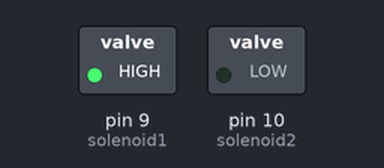
A sketch run on a simulated Arduino Nano, built with avr-gcc and run on an emulated ATmega328P. Shown: switched loads named in the sketch (green lamp = pin HIGH).

Above: at 0.5 s.
At 2.7 s:
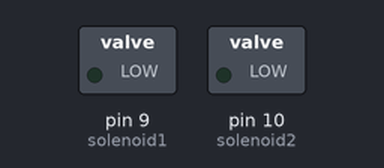
At 5.0 s:
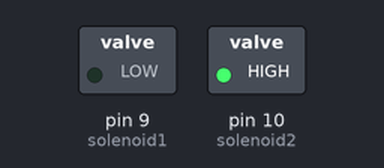
Timing chart, 0 to 6.9 s (numbered marks = the images above):
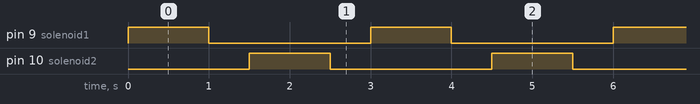

Measured:
- by itself, pin 9 (solenoid1), pin 10 (solenoid2): alternates HIGH for 1.0 s and LOW for 2.0 s
- by itself, everything shown: repeats every 3.0 s, in 4 steps

The sketch:

Alternative_Solenoid.ino
```cpp
const int solenoid1 = 9;
const int solenoid2 = 10;

void setup() {
  pinMode(solenoid1, OUTPUT);
  pinMode(solenoid2, OUTPUT);
}

void loop() {

  // Solenoid 1 activates
  digitalWrite(solenoid1, HIGH);
  delay(1000);               // push
  digitalWrite(solenoid1, LOW);
  delay(500);                // pull back

  // Solenoid 2 activates
  digitalWrite(solenoid2, HIGH);
  delay(1000);               // push
  digitalWrite(solenoid2, LOW);
  delay(500);                // pull back

}
```
